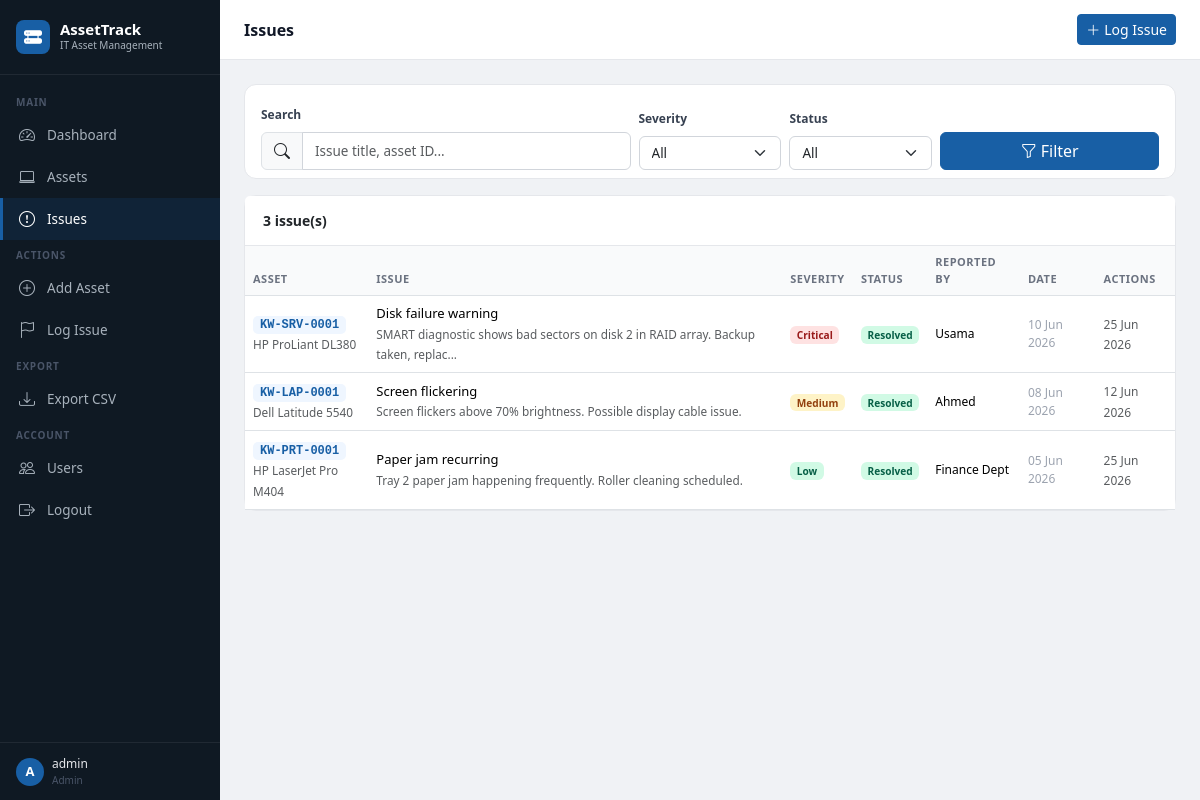
The app's page /issues (signed in) with its own data.
### tables this page shows
CREATE TABLE users (
            id INTEGER PRIMARY KEY AUTOINCREMENT,
            username TEXT UNIQUE NOT NULL,
            password TEXT NOT NULL,
            role TEXT DEFAULT 'viewer',
            created_at TEXT DEFAULT (datetime('now'))
        );

CREATE TABLE issues (
            id INTEGER PRIMARY KEY AUTOINCREMENT,
            asset_id TEXT NOT NULL,
            title TEXT NOT NULL,
            description TEXT,
            severity TEXT DEFAULT 'Medium',
            status TEXT DEFAULT 'Open',
            reported_by TEXT,
            reported_date TEXT,
            resolved_date TEXT,
            resolution_notes TEXT,
            created_at TEXT DEFAULT (datetime('now')),
            FOREIGN KEY (asset_id) REFERENCES assets(asset_id)
        );

CREATE TABLE assets (
            id INTEGER PRIMARY KEY AUTOINCREMENT,
            asset_id TEXT UNIQUE NOT NULL,
            name TEXT NOT NULL,
            category TEXT NOT NULL,
            manufacturer TEXT,
            serial_number TEXT,
            location TEXT,
            assigned_to TEXT,
            install_date TEXT,
            warranty_expiry TEXT,
            status TEXT DEFAULT 'Active',
            notes TEXT,
            created_at TEXT DEFAULT (datetime('now'))
        );

### app.py (the view)
@app.route('/issues')
@login_required
def issues():
    conn = get_db()
    c = conn.cursor()
    severity = request.args.get('severity', '')
    status_filter = request.args.get('status', '')
    search = request.args.get('search', '').strip()
    query = """
        SELECT i.*, a.name as asset_name FROM issues i
        JOIN assets a ON i.asset_id = a.asset_id WHERE 1=1
    """
    params = []
    if severity:
        query += " AND i.severity=?"
        params.append(severity)
    if status_filter:
        query += " AND i.status=?"
        params.append(status_filter)
    if search:
        query += " AND (i.title LIKE ? OR i.asset_id LIKE ? OR a.name LIKE ?)"
        s = f'%{search}%'
        params.extend([s, s, s])
    query += " ORDER BY i.created_at DESC"
    c.execute(query, params)
    issue_list = c.fetchall()
    conn.close()
    return render_template('issues.html',
        issues=issue_list, severity=severity,
        status_filter=status_filter, search=search, format_date=format_date
    )

### app.py (called while the page is built)
@login_manager.user_loader
def load_user(user_id):
    conn = get_db()
    c = conn.cursor()
    c.execute("SELECT * FROM users WHERE id=?", (user_id,))
    row = c.fetchone()
    conn.close()
    if row:
        return User(row['id'], row['username'], row['role'])
    return None

def get_db():
    conn = sqlite3.connect(DB_PATH)
    conn.row_factory = sqlite3.Row
    return conn

def format_date(date_str):
    if not date_str:
        return '—'
    try:
        return datetime.strptime(date_str, '%Y-%m-%d').strftime('%d %b %Y')
    except:
        return date_str

### templates/issues.html (shortened to what this page needs)
{% extends "base.html" %}
{% block page_title %}Issues{% endblock %}
{% block topbar_actions %}
<a href="{{ url_for('add_issue') }}" class="btn btn-primary btn-sm"><i class="bi bi-plus-lg me-1"></i>Log Issue</a>
{% endblock %}
{% block content %}
<div class="card mb-3">
    <div class="card-body pb-2">
        <form method="get" class="row g-2 align-items-end">
            <div class="col-md-5">
                <label class="form-label">Search</label>
                <div class="input-group">
                    <span class="input-group-text"><i class="bi bi-search"></i></span>
                    <input type="text" name="search" class="form-control" placeholder="Issue title, asset ID..." value="{{ search }}">
                </div>
            </div>
            <div class="col-md-2">
                <label class="form-label">Severity</label>
                <select name="severity" class="form-select">
                    <option value="">All</option>
                </select>
            </div>
            <div class="col-md-2">
                <label class="form-label">Status</label>
                <select name="status" class="form-select">
                    <option value="">All</option>
                </select>
            </div>
            <div class="col-md-3">
                <button type="submit" class="btn btn-primary w-100"><i class="bi bi-funnel me-1"></i>Filter</button>
            </div>
        </form>
    </div>
</div>
<div class="card">
    <div class="card-header">{{ issues|length }} issue(s)</div>
    <div class="card-body p-0">
        <table class="table table-hover mb-0">
            <thead>
                <tr><th>Asset</th><th>Issue</th><th>Severity</th><th>Status</th><th>Reported By</th><th>Date</th><th>Actions</th></tr>
            </thead>
            <tbody>
            {% for issue in issues %}
            <tr>
                <td>
                    <a href="{{ url_for('asset_detail', asset_id=issue['asset_id']) }}" class="text-decoration-none">
                        <span class="asset-id">{{ issue['asset_id'] }}</span>
                    </a><br>
                    <small class="text-muted">{{ issue['asset_name'] }}</small>
                </td>
                <td>
                    <div style="font-weight:500; font-size:13px">{{ issue['title'] }}</div>
                    {% if issue['description'] %}<small class="text-muted">{{ issue['description'][:80] }}{% if issue['description']|length > 80 %}...{% endif %}</small>{% endif %}
                </td>
                <td><span class="badge badge-{{ issue['severity']|lower }}">{{ issue['severity'] }}</span></td>
                <td><span class="badge badge-{{ issue['status']|lower|replace(' ','') }}">{{ issue['status'] }}</span></td>
                <td style="font-size:12px">{{ issue['reported_by'] or '—' }}</td>
                <td style="font-size:12px; color:#9ca3af">{{ format_date(issue['reported_date']) }}</td>
                <td>
                    {% if issue['status'] != 'Resolved' %}
                    <button class="btn btn-sm btn-outline-success" data-bs-toggle="modal" data-bs-target="#resolveModal{{ issue['id'] }}" title="Mark Resolved">
                        <i class="bi bi-check-lg"></i>
                    </button>
                    <div class="modal fade" id="resolveModal{{ issue['id'] }}" tabindex="-1">
                        <div class="modal-dialog">
                            <div class="modal-content">
                                <div class="modal-header">
                                    <h5 class="modal-title">Resolve Issue</h5>
                                    <button type="button" class="btn-close" data-bs-dismiss="modal"></button>
                                </div>
                                <form method="post" action="{{ url_for('resolve_issue', issue_id=issue['id']) }}">
                                    <div class="modal-body">
                                        <p class="text-muted" style="font-size:13px">Issue: <strong>{{ issue['title'] }}</strong></p>
                                        <label class="form-label">Resolution Notes</label>
                                        <textarea name="resolution_notes" class="form-control" rows="3" placeholder="How was this issue resolved?"></textarea>
                                    </div>
                                    <div class="modal-footer">
                                        <button type="button" class="btn btn-outline-secondary btn-sm" data-bs-dismiss="modal">Cancel</button>
                                        <button type="submit" class="btn btn-success btn-sm"><i class="bi bi-check-lg me-1"></i>Mark Resolved</button>
                                    </div>
                                </form>
                            </div>
                        </div>
                    </div>
                    {% else %}
                    <span class="text-muted" style="font-size:12px">{{ format_date(issue['resolved_date']) }}</span>
                    {% endif %}
                </td>
            </tr>
            {% else %}
            <tr><td colspan="7" class="empty-state"><i class="bi bi-check-all"></i>No issues found</td></tr>
            {% endfor %}
            </tbody>
        </table>
    </div>
</div>
{% endblock %}

### templates/base.html (shortened to what this page needs)
<!DOCTYPE html>
<html lang="en">
<head>
    <link href="https://cdn.jsdelivr.net/npm/bootstrap@5.3.2/dist/css/bootstrap.min.css" rel="stylesheet">
    <link href="https://cdn.jsdelivr.net/npm/bootstrap-icons@1.11.3/font/bootstrap-icons.min.css" rel="stylesheet">
</head>
<body>
<aside class="sidebar">
    <div class="sidebar-logo">
        <div class="logo-icon"><i class="bi bi-hdd-rack-fill"></i></div>
        <div>
            <div class="logo-text">AssetTrack</div>
            <div class="logo-sub">IT Asset Management</div>
        </div>
    </div>
    <nav class="sidebar-nav">
        <div class="sidebar-section">Main</div>
        <div class="nav-item">
            <a href="{{ url_for('dashboard') }}" class="{{ 'active' if request.endpoint == 'dashboard' }}">
                <i class="bi bi-speedometer2"></i> Dashboard
            </a>
        </div>
        <div class="nav-item">
            <a href="{{ url_for('assets') }}" class="{{ 'active' if request.endpoint in ['assets','asset_detail','add_asset','edit_asset'] }}">
                <i class="bi bi-laptop"></i> Assets
            </a>
        </div>
        <div class="nav-item">
            <a href="{{ url_for('issues') }}" class="{{ 'active' if request.endpoint in ['issues','add_issue'] }}">
                <i class="bi bi-exclamation-circle"></i> Issues
            </a>
        </div>
        <div class="sidebar-section">Actions</div>
        <div class="nav-item">
            <a href="{{ url_for('add_asset') }}" class="{{ 'active' if request.endpoint == 'add_asset' }}">
                <i class="bi bi-plus-circle"></i> Add Asset
            </a>
        </div>
        <div class="nav-item">
            <a href="{{ url_for('add_issue') }}">
                <i class="bi bi-flag"></i> Log Issue
            </a>
        </div>
        <div class="sidebar-section">Export</div>
        <div class="nav-item">
            <a href="{{ url_for('export_csv') }}">
                <i class="bi bi-download"></i> Export CSV
            </a>
        </div>
        <div class="sidebar-section">Account</div>
        <div class="nav-item">
            <a href="{{ url_for('users_list') }}" class="{{ 'active' if request.endpoint == 'users_list' }}">
                <i class="bi bi-people"></i> Users
            </a>
        </div>
        <div class="nav-item">
            <a href="{{ url_for('logout') }}">
                <i class="bi bi-box-arrow-right"></i> Logout
            </a>
        </div>
    </nav>
    <div style="padding: 12px 16px; border-top: 1px solid rgba(255,255,255,0.07); display:flex; align-items:center; gap:8px;">
        <div style="width:28px; height:28px; background:#185FA5; border-radius:50%; display:flex; align-items:center; justify-content:center; font-size:13px; color:#fff; font-weight:600;">
            {{ current_user.username[0].upper() if current_user.is_authenticated else '?' }}
        </div>
        <div>
            <div style="font-size:12px; color:#e5e7eb; font-weight:500;">{{ current_user.username if current_user.is_authenticated }}</div>
            <div style="font-size:10px; color:#4a5568;">{{ current_user.role.title() if current_user.is_authenticated }}</div>
        </div>
    </div>
</aside>
<main class="main-content">
    <div class="topbar">
        <div class="topbar-title">{% block page_title %}AssetTrack{% endblock %}</div>
        <div class="topbar-actions">{% block topbar_actions %}{% endblock %}</div>
    </div>
    <div class="page-body">
        {% block content %}{% endblock %}
    </div>
</main>
</body>
</html>

### templates/base.html (style rules this page uses)
:root { --sidebar-width: 220px; --primary: #185FA5; --primary-dark: #0C447C; --sidebar-bg: #0f1923; --sidebar-text: #a8b2bc; --sidebar-active: #185FA5; }
body { background: #f0f2f5; font-family: 'Segoe UI', sans-serif; margin: 0; }
.sidebar { position: fixed; top: 0; left: 0; height: 100vh; width: var(--sidebar-width); background: var(--sidebar-bg); display: flex; flex-direction: column; z-index: 100; padding: 0; }
.sidebar-logo { padding: 20px 16px; border-bottom: 1px solid rgba(255,255,255,0.07); display: flex; align-items: center; gap: 10px; }
.sidebar-logo .logo-icon { width: 34px; height: 34px; background: var(--primary); border-radius: 8px; display: flex; align-items: center; justify-content: center; }
.sidebar-logo .logo-icon i { color: #fff; font-size: 18px; }
.sidebar-logo .logo-text { color: #fff; font-size: 15px; font-weight: 600; line-height: 1.1; }
.sidebar-logo .logo-sub { color: var(--sidebar-text); font-size: 10px; }
.sidebar-nav { padding: 12px 0; flex: 1; }
.sidebar-section { padding: 8px 16px 4px; color: #4a5568; font-size: 10px; font-weight: 600; text-transform: uppercase; letter-spacing: 0.8px; }
.nav-item a { display: flex; align-items: center; gap: 10px; padding: 9px 16px; color: var(--sidebar-text); text-decoration: none; font-size: 13.5px; transition: all 0.15s; border-left: 3px solid transparent; }
.nav-item a.active { background: rgba(24,95,165,0.15); color: #fff; border-left-color: var(--primary); }
.nav-item a i { font-size: 16px; width: 18px; }
.main-content { margin-left: var(--sidebar-width); min-height: 100vh; }
.topbar { background: #fff; border-bottom: 1px solid #e5e7eb; padding: 14px 24px; display: flex; align-items: center; justify-content: space-between; position: sticky; top: 0; z-index: 50; }
.topbar-title { font-size: 16px; font-weight: 600; color: #111827; }
.topbar-actions { display: flex; gap: 8px; }
.page-body { padding: 24px; }
.card { border: 1px solid #e5e7eb; border-radius: 12px; box-shadow: none; }
.card-header { background: #fff; border-bottom: 1px solid #e5e7eb; padding: 14px 18px; font-weight: 600; font-size: 14px; }
.badge-critical { background: #fee2e2; color: #991b1b; }
.badge-medium { background: #fef3c7; color: #92400e; }
.badge-low { background: #d1fae5; color: #065f46; }
.badge-resolved { background: #d1fae5; color: #065f46; }
.asset-id { font-family: 'Courier New', monospace; font-size: 12px; color: var(--primary); font-weight: 600; background: #eff6ff; padding: 2px 7px; border-radius: 5px; }
.table { font-size: 13.5px; }
.table th { font-size: 11px; font-weight: 600; color: #6b7280; text-transform: uppercase; letter-spacing: 0.5px; background: #f9fafb; }
.table td { vertical-align: middle; }
.btn-primary { background: var(--primary); border-color: var(--primary); }
.form-label { font-size: 12px; font-weight: 600; color: #374151; }
.form-control, .form-select { font-size: 13.5px; border-color: #d1d5db; }

### records on screen
users: username "A", username "admin", role "Admin"
issues: asset_id "KW-SRV-0001", asset_name "HP ProLiant DL380", title "Disk failure warning", description "SMART diagnostic shows bad sectors on disk 2 in RAID array. Backup taken, replac", severity "Critical", status "Resolved", reported_by "Usama", reported_date "10 Jun 2026", resolved_date "25 Jun 2026"
issues: asset_id "KW-LAP-0001", asset_name "Dell Latitude 5540", title "Screen flickering", description "Screen flickers above 70% brightness. Possible display cable issue.", severity "Medium", status "Resolved", reported_by "Ahmed", reported_date "08 Jun 2026", resolved_date "12 Jun 2026"
issues: asset_id "KW-PRT-0001", asset_name "HP LaserJet Pro M404", title "Paper jam recurring", description "Tray 2 paper jam happening frequently. Roller cleaning scheduled.", severity "Low", status "Resolved", reported_by "Finance Dept", reported_date "05 Jun 2026", resolved_date "25 Jun 2026"

### other values on screen
{{ issues|length }} "3"
